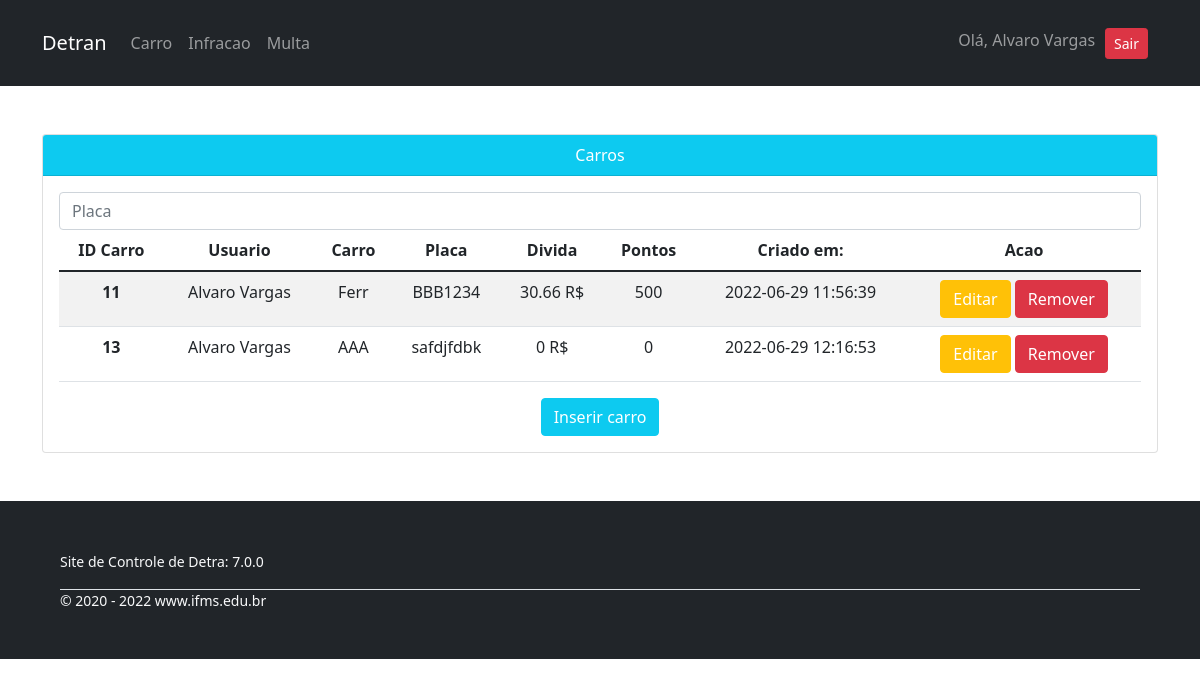
Screenshot of /carros/ (signed in) with the database file from the repository.
### tables this page shows
CREATE TABLE `tb_carro` (
  `idtb_carro` int(10) UNSIGNED NOT NULL,
  `usuario_id` int(10) UNSIGNED NOT NULL,
  `nome` varchar(20) DEFAULT NULL,
  `placa` varchar(20) DEFAULT NULL,
  `postado_em` timestamp NOT NULL DEFAULT current_timestamp()
);

CREATE TABLE `tb_usuario` (
  `idtb_usuario` int(11) NOT NULL,
  `nome` varchar(45) NOT NULL,
  `email` varchar(45) NOT NULL,
  `senha` varchar(45) NOT NULL,
  `criado_em` timestamp NOT NULL DEFAULT current_timestamp()
);

### app/Controllers/Carros.php (called while the page is built, shortened)
<?php
class Carros extends Controller
{
    private $carroServer;
    public function __construct()
    {
        $this->carroServer = $this->server('Carro');
    }
    public function index()
    {
        $carros = $this->carroServer->getAllCarros();
        $this->view('carros/index', $carros);
    }
}

### app/Libraries/Rota.php (called while the page is built, shortened)
<?php
    class Rota{
        private $metodo = 'index';
        public function __construct(){
            $url = $this->url();
            unset($url[0]);
            $this->controlador = new $this->controlador;
            $this->parametros = $url ? array_values($url) : [];
            call_user_func_array([$this->controlador, $this->metodo], $this->parametros);
        }
        private function url(){
            $url = filter_input(INPUT_GET, 'url', FILTER_SANITIZE_URL);
            if(isset($url)):
                $url = trim(rtrim($url, '/'));
                $url = explode('/', $url);
                return $url;
            endif;
        }
    }
?>

### app/Libraries/Database.php (called while the page is built, shortened)
<?php
    class Database{
        private $host = 'localhost';
        private $user = 'root';
        private $senha = '';
        private $base = 'detran';
        private $porta = '3306';
        private $dbh;
        private $stmt;
        public function __construct(){
            $dsn = "mysql:host=".$this->host.";port=".$this->porta.";dbname=".$this->base;
            $opcoes = [
                PDO::ATTR_PERSISTENT => true,
                PDO::ATTR_ERRMODE => PDO::ERRMODE_EXCEPTION
            ];
            try {
                $this->dbh = new PDO($dsn, $this->user, $this->senha, $opcoes);
            } catch (PDOException $e) {
                print "Error!: " . $e->getMessage() . "<br/>";
                die();
            }
        }
        public function query($sql){
            $this->stmt = $this->dbh->prepare($sql);
        }
        public function executar(){
            return $this->stmt->execute();
        }
        public function resultados(){
            $this->executar();
            return $this->stmt->fetchALL(PDO::FETCH_OBJ);
        }
    }
?>

### app/Servers/serverCarro.php (called while the page is built, shortened)
<?php
class serverCarro extends Controller
{
    private $db;
    public function __construct()
    {
        $this->db = new Database();
    }
    public function getAllCarros()
    {
        $this->db->query("SELECT tb_carro.idtb_carro,
                                tb_usuario.nome as nome_usuario,
                                tb_carro.nome as nome_carro,
                                tb_carro.placa,
                                SUM(tb_infracao.valor) as divida,
                                SUM(tb_infracao.pontos) as pontos,
                                tb_carro.postado_em FROM tb_multa
                                RIGHT JOIN tb_carro ON tb_carro.idtb_carro = tb_multa.tb_carro_idtb_carro
                                LEFT JOIN tb_infracao ON tb_infracao.idtb_infracao = tb_multa.tb_infracao_idtb_infracao
                                LEFT JOIN tb_usuario ON tb_usuario.idtb_usuario = tb_carro.usuario_id
                                GROUP BY tb_carro.idtb_carro;");
        $carros = $this->db->resultados();
        foreach ($carros as $carro) {
            if(is_null($carro->divida)){
                $carro->divida = 0;
            }
            if(is_null($carro->pontos)){
                $carro->pontos = 0;
            }
        }
        return $carros;
    }
}

### app/Views/carros/index.php (the view, shortened to what this page needs)
<div class="container py-5 text-center">
    <div class="card">
        <div class="card-header bg-info text-white">
            Carros
        </div>
        <div class="card-body">
            <form action="<?= URL ?>/carros/search" class="form-inline my-2 my-md-0" method="POST">
                <input name="placa" class="form-control" placeholder="Placa">
            </form>
            <table class="table table-striped">
                <thead>
                    <tr>
                        <th scope="col">ID Carro</th>
                        <th scope="col">Usuario</th>
                        <th scope="col">Carro</th>
                        <th scope="col">Placa</th>
                        <th scope="col">Divida</th>
                        <th scope="col">Pontos</th>
                        <th scope="col">Criado em:</th>
                        <th scope="col">Acao</th>
                    </tr>
                </thead>
                <tbody>
                    <?php foreach ($dados as $carro) : ?>
                        <tr>
                            <th scope="row"><?= $carro->idtb_carro ?></th>
                            <td><?= $carro->nome_usuario ?></td>
                            <td><?= $carro->nome_carro ?></td>
                            <td><?= $carro->placa ?></td>
                            <td><?= $carro->divida." R$" ?></td>
                            <td><?= $carro->pontos ?></td>
                            <td><?= $carro->postado_em ?></td>
                            <td>
                                <a class="btn btn-warning text-white" href="<?= URL ?>/carros/edit/<?= $carro->idtb_carro ?>">Editar</a>
                                <a class="btn btn-danger" href="<?= URL ?>/carros/remove/<?= $carro->idtb_carro ?>">Remover</a>
                            </td>
                        </tr>
                    <?php endforeach ?>
                </tbody>
            </table>
            <a class="btn btn-info text-white btn-block" href="<?= URL ?>/carros/insert">Inserir carro</a>
        </div>
    </div>
</div>

### public/css/container.css (style rules this page uses)
body { margin: 0; width: 100%; }

### rows the page displays
tb_carro: idtb_carro "11", usuario.nome "Alvaro Vargas", nome "Ferr", placa "BBB1234", divida "30.66", pontos "500", postado_em "2022-06-29 11:56:39"
tb_carro: idtb_carro "13", usuario.nome "Alvaro Vargas", nome "AAA", placa "safdjfdbk", divida "0", pontos "0", postado_em "2022-06-29 12:16:53"

### other values shown
$_SESSION['usuario_nome'] "Alvaro Vargas"
APP_VERSAO "7.0.0"
